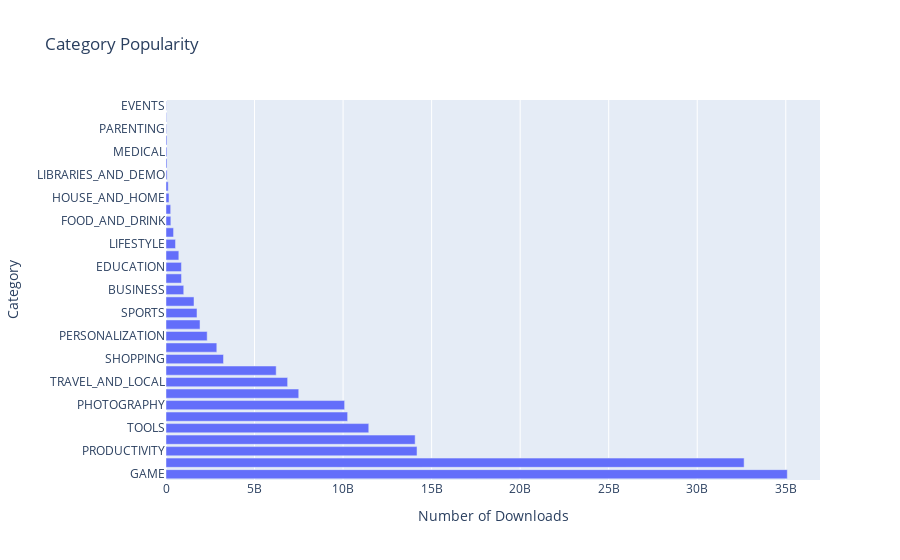

The cell this chart's notebook holds for it:
### Markdown cell above
### Horizontal Bar Chart - Most Popular Categories (Highest Downloads)

### Code cell
category_installs = df_apps_cleaner.groupby('Category').agg({'Installs': pd.Series.sum})
category_installs.sort_values(by='Installs', ascending=False, inplace=True)

h_bar = px.bar(x=category_installs.Installs, 
               y=category_installs.index,
               orientation='h',
               title='Category Popularity'
               )
h_bar.update_layout(xaxis_title='Number of Downloads', yaxis_title='Category')

h_bar.show()

### Figure 1 — Plotly figure (JSON) as saved in the notebook; plotly's stock layout.template omitted (floating-point values rounded to 4 significant figures)
{"data": [{"alignmentgroup": "True", "hovertemplate": "x=%{x}<br>y=%{y}<extra></extra>", "legendgroup": "", "marker": {"color": "#636efa", "pattern": {"shape": ""}}, "name": "", "offsetgroup": "", "orientation": "h", "showlegend": false, "textposition": "auto", "type": "bar", "x": [35085862717, 32647241530, 14176070180, 14069841475, 11450724500, 10257701590, 10088243130, 7496210650, 6868859300, 6221897200, 3247831540, 2869160000, 2325341930, 1921291655, 1751131465, 1583056220, 1001768120, 876612400, 871352000, 724267560, 537562120, 426096500, 273777750, 264295110, 168582000, 124233100, 62083000, 56036100, 53205576, 53129800, 31116110, 26916200, 15949410], "xaxis": "x", "y": ["GAME", "COMMUNICATION", "PRODUCTIVITY", "SOCIAL", "TOOLS", "FAMILY", "PHOTOGRAPHY", "NEWS_AND_MAGAZINES", "TRAVEL_AND_LOCAL", "VIDEO_PLAYERS", "SHOPPING", "ENTERTAINMENT", "PERSONALIZATION", "BOOKS_AND_REFERENCE", "SPORTS", "HEALTH_AND_FITNESS", "BUSINESS", "FINANCE", "EDUCATION", "MAPS_AND_NAVIGATION", "LIFESTYLE", "WEATHER", "FOOD_AND_DRINK", "DATING", "HOUSE_AND_HOME", "ART_AND_DESIGN", "LIBRARIES_AND_DEMO", "COMICS", "MEDICAL", "AUTO_AND_VEHICLES", "PARENTING", "BEAUTY", "EVENTS"], "yaxis": "y"}], "layout": {"barmode": "relative", "legend": {"tracegroupgap": 0}, "title": {"text": "Category Popularity"}, "xaxis": {"anchor": "y", "domain": [0, 1], "title": {"text": "Number of Downloads"}}, "yaxis": {"anchor": "x", "domain": [0, 1], "title": {"text": "Category"}}}}
